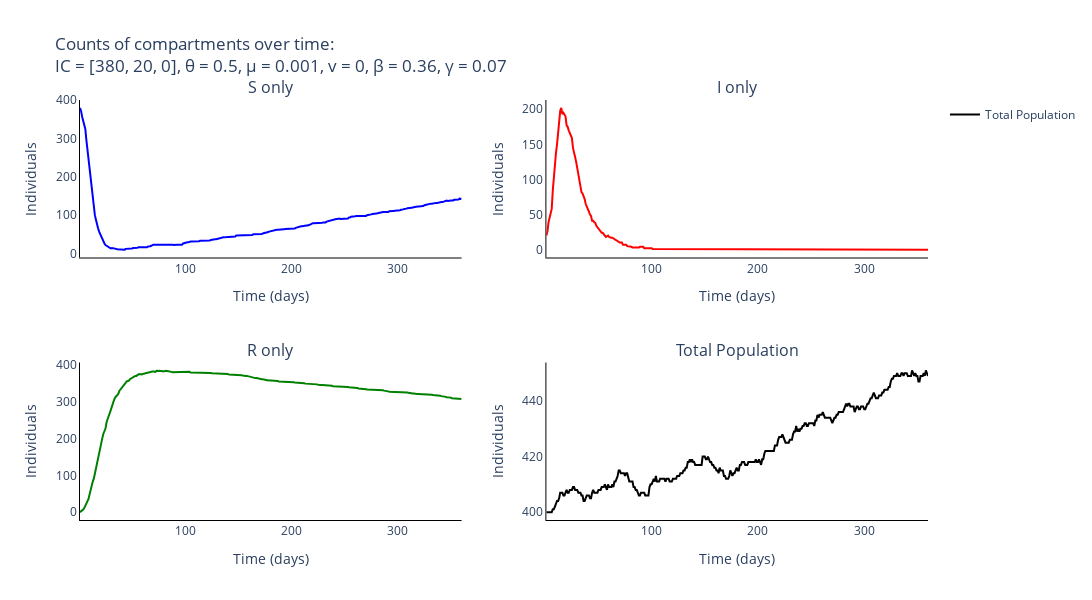

Here is the notebook cell this chart was saved with:
### Code cell
# Trace names - represent the type of individuals for the simulation
trace_name = ['{}'.format(s) for s in compartments]

# Names of panels
panels = ['{} only'.format(s) for s in compartments] + ['Total Population']

fig = go.Figure()
fig = make_subplots(rows=int(np.ceil(len(panels)/2)), cols=2, subplot_titles=tuple('{}'.format(p) for p in panels))

# Add traces to the separate counts panels
for s, spec in enumerate(compartments):
    for _ in range(num_experiments):
        fig.add_trace(
            go.Scatter(
                y=output_algorithm[_, :, s].tolist(),
                x=times,
                mode='lines',
                name=trace_name[s],
                line_color=colours[s],
                showlegend=False,
            ),
            row= int(np.floor(s / 2)) + 1,
            col= s % 2 + 1
        )

fig.add_trace(
    go.Scatter(
        y=np.mean(np.sum(output_algorithm, axis=2), axis=0).tolist(),
        x=times,
        mode='lines',
        name='Total Population',
        line_color='black'
    ),
    row= 2,
    col= 2
)

# Add axis labels
fig.update_layout(
    title='Counts of compartments over time:<br>IC = {}, θ = {}, μ = {}, v = {}, β = {:.2f}, γ = {:.2f}'.format(parameters[0:3], parameters[3], parameters[4], parameters[5], parameters[6], parameters[7]),
    width=1100, 
    height=600,
    plot_bgcolor='white',
    xaxis=dict(
        linecolor='black',
        title = 'Time (days)'
        ),
    yaxis=dict(
        linecolor='black',
        title = 'Individuals'),
    xaxis2=dict(
        linecolor='black',
        title = 'Time (days)'
        ),
    yaxis2=dict(
        linecolor='black',
        title = 'Individuals'),
    xaxis3=dict(
        linecolor='black',
        title = 'Time (days)'
        ),
    yaxis3=dict(
        linecolor='black',
        title = 'Individuals'),
    xaxis4=dict(
        linecolor='black',
        title = 'Time (days)'
        ),
    yaxis4=dict(
        linecolor='black',
        title = 'Individuals')
    #legend=dict(
    #    orientation="h",
    #    yanchor="bottom",
    #    y=1.02,
    #    xanchor="right",
    #    x=1
    #)
    )

fig.write_image('images/SIR-gillespie-separate.pdf')
fig.show()

### Figure 1 — Plotly figure (JSON) as saved in the notebook; plotly's stock layout.template omitted (floating-point values rounded to 4 significant figures; data arrays with more than 128 entries replaced by an {"elided": "..."} marker saying what was removed)
{"data": [{"line": {"color": "blue"}, "mode": "lines", "name": "S", "showlegend": false, "type": "scatter", "x": {"elided": "360 int values"}, "xaxis": "x", "y": {"elided": "360 int values"}, "yaxis": "y"}, {"line": {"color": "red"}, "mode": "lines", "name": "I", "showlegend": false, "type": "scatter", "x": {"elided": "360 int values"}, "xaxis": "x2", "y": {"elided": "360 int values"}, "yaxis": "y2"}, {"line": {"color": "green"}, "mode": "lines", "name": "R", "showlegend": false, "type": "scatter", "x": {"elided": "360 int values"}, "xaxis": "x3", "y": {"elided": "360 int values"}, "yaxis": "y3"}, {"line": {"color": "black"}, "mode": "lines", "name": "Total Population", "type": "scatter", "x": {"elided": "360 int values"}, "xaxis": "x4", "y": {"elided": "360 int values"}, "yaxis": "y4"}], "layout": {"annotations": [{"font": {"size": 16}, "showarrow": false, "text": "S only", "x": 0.225, "xanchor": "center", "xref": "paper", "y": 1, "yanchor": "bottom", "yref": "paper"}, {"font": {"size": 16}, "showarrow": false, "text": "I only", "x": 0.775, "xanchor": "center", "xref": "paper", "y": 1, "yanchor": "bottom", "yref": "paper"}, {"font": {"size": 16}, "showarrow": false, "text": "R only", "x": 0.225, "xanchor": "center", "xref": "paper", "y": 0.375, "yanchor": "bottom", "yref": "paper"}, {"font": {"size": 16}, "showarrow": false, "text": "Total Population", "x": 0.775, "xanchor": "center", "xref": "paper", "y": 0.375, "yanchor": "bottom", "yref": "paper"}], "height": 600, "plot_bgcolor": "white", "title": {"text": "Counts of compartments over time:<br>IC = [380, 20, 0], θ = 0.5, μ = 0.001, v = 0, β = 0.36, γ = 0.07"}, "width": 1100, "xaxis": {"anchor": "y", "domain": [0, 0.45], "linecolor": "black", "title": {"text": "Time (days)"}}, "xaxis2": {"anchor": "y2", "domain": [0.55, 1], "linecolor": "black", "title": {"text": "Time (days)"}}, "xaxis3": {"anchor": "y3", "domain": [0, 0.45], "linecolor": "black", "title": {"text": "Time (days)"}}, "xaxis4": {"anchor": "y4", "domain": [0.55, 1], "linecolor": "black", "title": {"text": "Time (days)"}}, "yaxis": {"anchor": "x", "domain": [0.625, 1], "linecolor": "black", "title": {"text": "Individuals"}}, "yaxis2": {"anchor": "x2", "domain": [0.625, 1], "linecolor": "black", "title": {"text": "Individuals"}}, "yaxis3": {"anchor": "x3", "domain": [0, 0.375], "linecolor": "black", "title": {"text": "Individuals"}}, "yaxis4": {"anchor": "x4", "domain": [0, 0.375], "linecolor": "black", "title": {"text": "Individuals"}}}}
